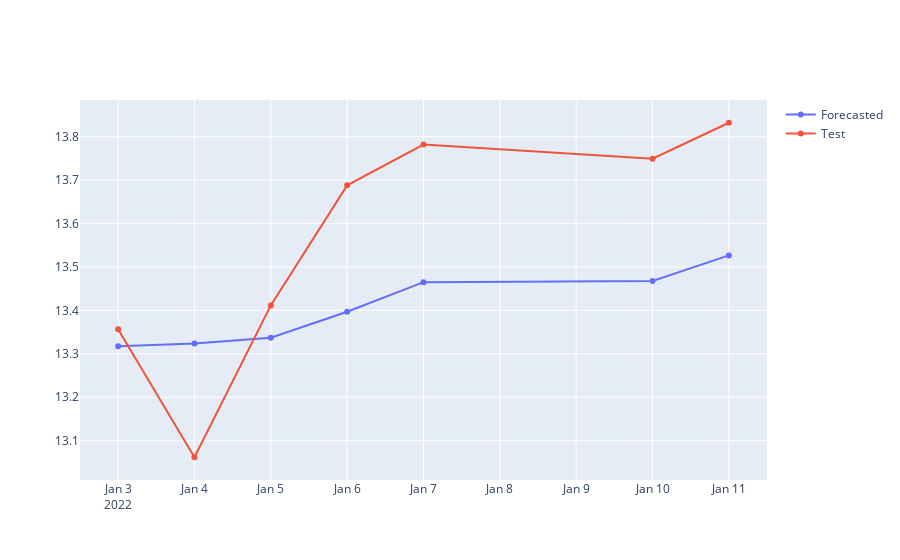

Write notebook code for a chart like this one.
### Code cell
HoltsWinter(train=train, seasonal_periods=16, trend="add", seasonal="mul", predict_date=predict_date)

### Figure 1 — Plotly figure (JSON) as saved in the notebook; plotly's stock layout.template omitted (floating-point values rounded to 4 significant figures)
{"data": [{"name": "Forecasted", "type": "scatter", "x": ["2022-01-03T00:00:00", "2022-01-04T00:00:00", "2022-01-05T00:00:00", "2022-01-06T00:00:00", "2022-01-07T00:00:00", "2022-01-10T00:00:00", "2022-01-11T00:00:00"], "y": [13.32, 13.32, 13.34, 13.4, 13.47, 13.47, 13.53]}, {"name": "Test", "type": "scatter", "x": ["2022-01-03T00:00:00", "2022-01-04T00:00:00", "2022-01-05T00:00:00", "2022-01-06T00:00:00", "2022-01-07T00:00:00", "2022-01-10T00:00:00", "2022-01-11T00:00:00"], "y": [13.36, 13.06, 13.41, 13.69, 13.78, 13.75, 13.83]}], "layout": {}}
